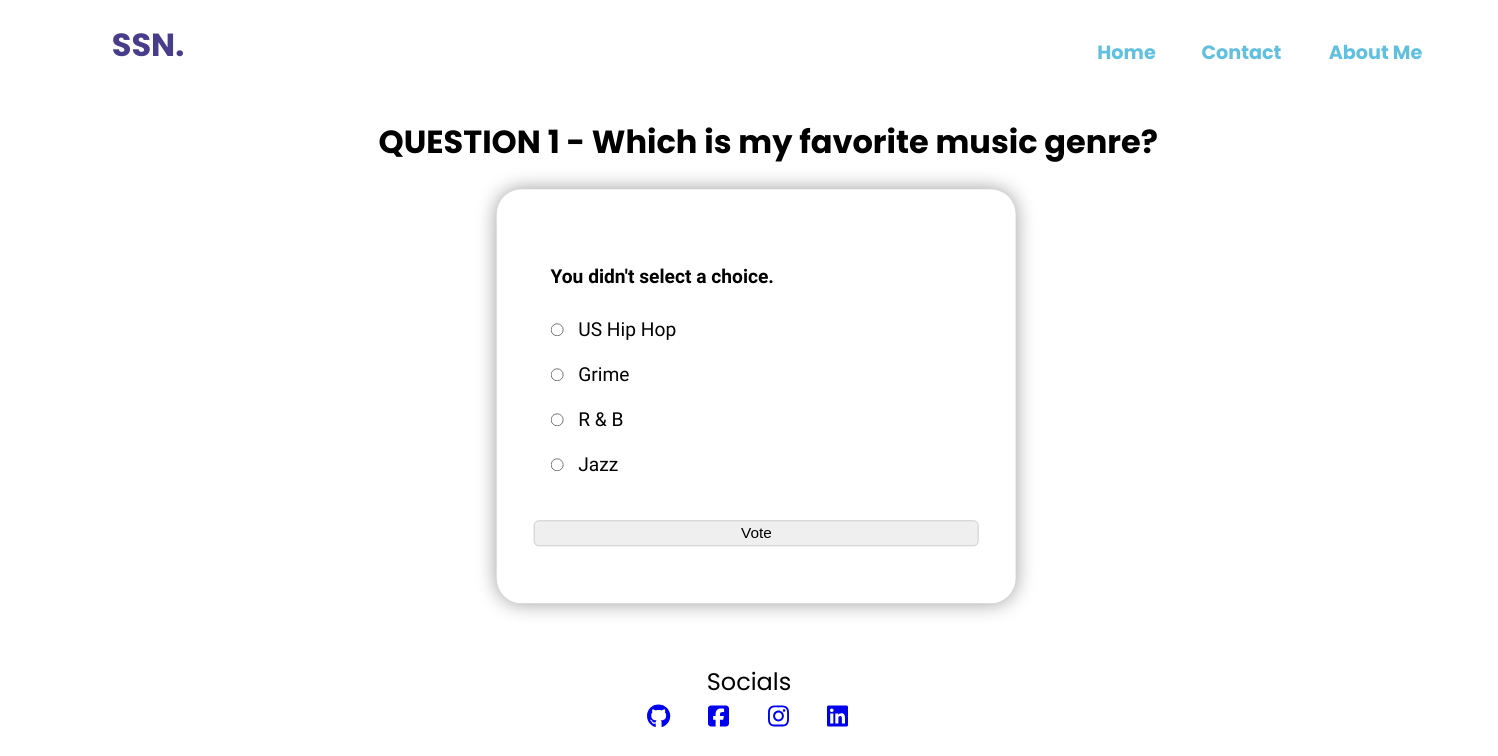
The page /polls/1/vote/ on the database its author committed.
### poll/models.py (models this page shows, shortened)
class Question(models.Model):
    question_text = models.CharField(max_length=200)
    pub_date = models.DateTimeField('date published')

class Choice(models.Model):
    question = models.ForeignKey(Question, on_delete=models.CASCADE)
    choice_text = models.CharField(max_length=200)
    votes = models.IntegerField(default=0)

### poll/views.py (the view)
# urls.py: path('<int:question_id>/vote/', views.vote, name='vote'),
def vote(request, question_id):
    question = get_object_or_404(Question, pk=question_id)
    try:
        selected_choice = question.choice_set.get(pk=request.POST['choice'])
    except (KeyError, Choice.DoesNotExist):
        return render(request, 'detail.html', {
            'question': question,
            'error_message': "You didn't select a choice.",
        })
    else:
        selected_choice.votes += 1
        selected_choice.save()
        return HttpResponseRedirect(reverse('polls:results', args=(question.id,)))

### poll/templates/detail.html (shortened to what this page needs)
{% extends "main_p.html"%}
        {% block dependencies%}
            {% load static %}
            <link rel="stylesheet" type="text/css" href="{% static 'polls.css' %}">
        {% endblock dependencies %}
        {% block content%}
            <div class='poll'>
                <h1>QUESTION {{ question.id }} - {{ question.question_text }}</h1>
                <div class='poll-container'>
                    <form class='poll-card' action="{% url 'polls:vote' question.id %}" method="post">
                        <fieldset style="border: none;">
                            {% if error_message %}<p><strong>{{ error_message }}</strong></p>{% endif %}
                            {% for choice in question.choice_set.all %}
                                <input type="radio" name="choice" id="choice{{ forloop.counter }}" value="{{ choice.id }}">
                                <label for="choice{{ forloop.counter }}">{{ choice.choice_text }}</label><br>
                            {% endfor %}
                        </fieldset>
                        <input type="submit" value="Vote">
                    </form>
                </div>
            </div>
        {% endblock content%}

### home/static/main.css (style rules this page uses)
body { font-family: 'Poppins', sans-serif; }

### poll/static/polls.css (style rules this page uses)
h1 { position: relative; left: 25%; }
.poll-container { display: flex; margin-top: 3%; justify-content: space-evenly; flex-direction: row; }
.poll-card { position: relative; left: 18%; top: 30%; transform: translate(-50%, -5%); display: flex; justify-content: space-evenly; background: white; align-items: left; flex-direction: column; border-radius: 25px; width: 30%; min-height: 340px; box-shadow: 0 0px 20px rgba(0,0,0,0.4); font-size: 1.2rem; padding: 2.5%; margin-bottom: 2%; text-align: left; font-family: 'Hahmlet', serif; }
.poll-card label { cursor: pointer; display: inline-block; padding: 3px 10px; margin: 8px 0; width: 30; font-size: 1.2rem; }
.poll-card input { font-size: 0.96rem; border: 1px solid #ccc; padding: 3px 6px; margin: 8px 0; border-radius: 5px; }

### rows shown on the page
Question: id "1", question_text "Which is my favorite music genre?"
Choice: choice_text "US Hip Hop"
Choice: choice_text "Grime"
Choice: choice_text "R & B"
Choice: choice_text "Jazz"

### other values the page prints
{{ error_message }} "You didn't select a choice."
